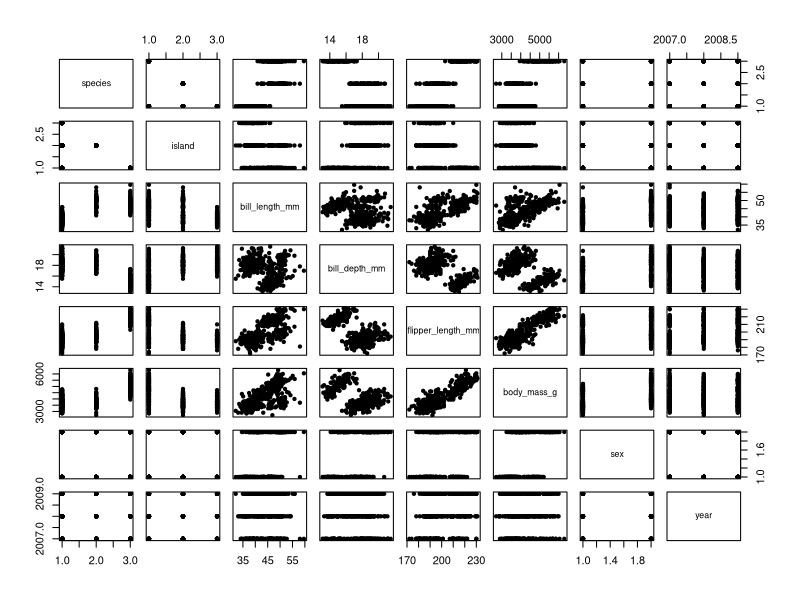
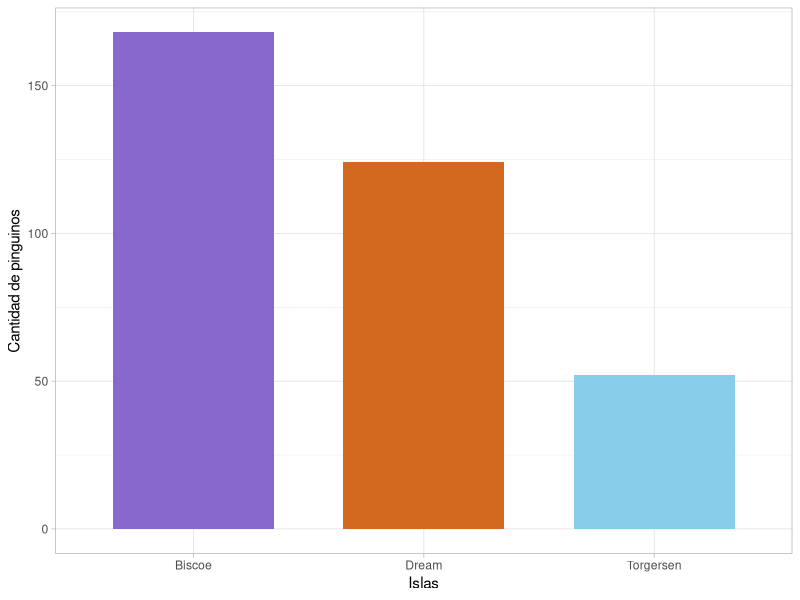
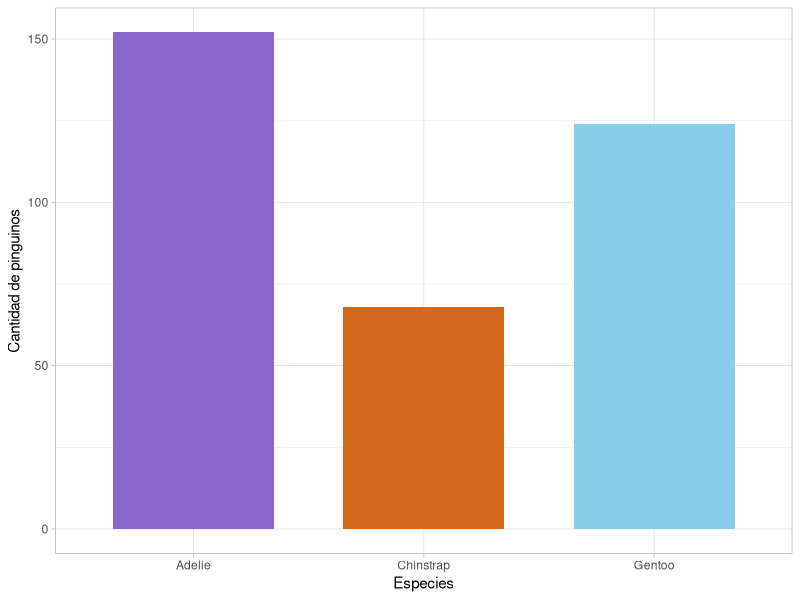
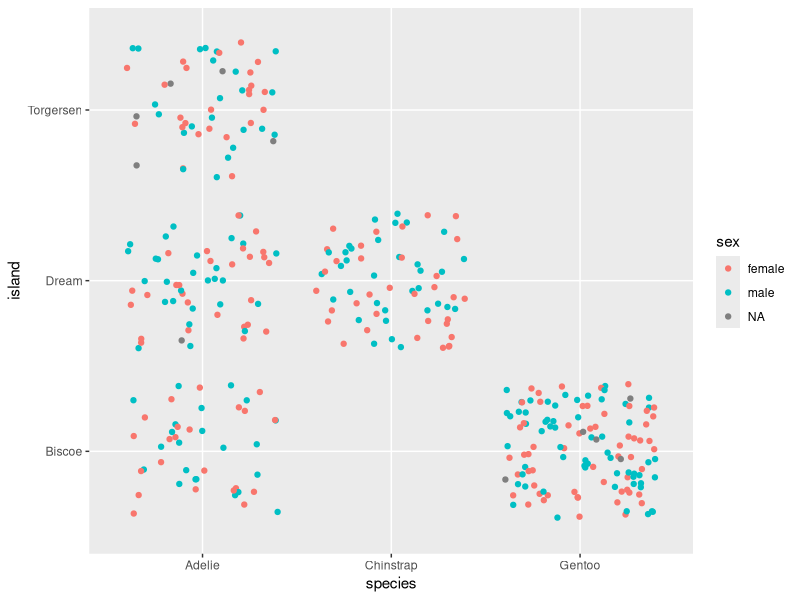
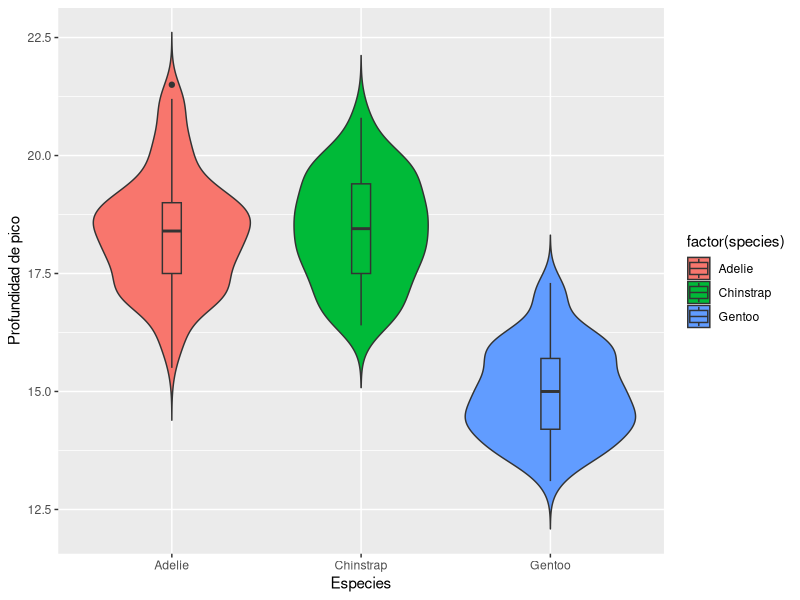
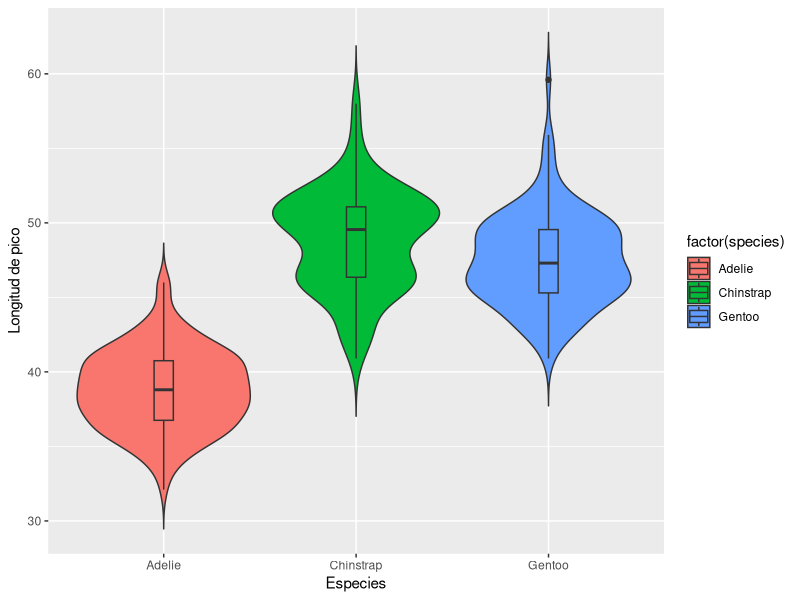
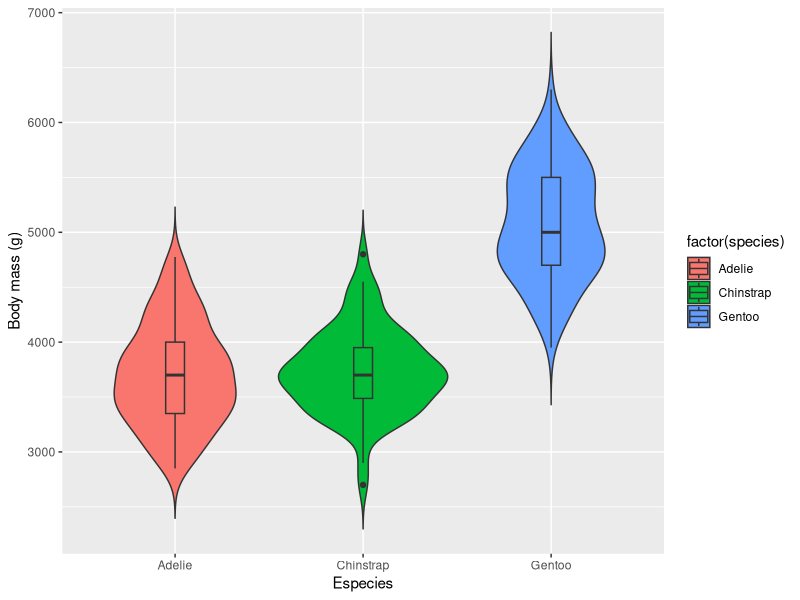
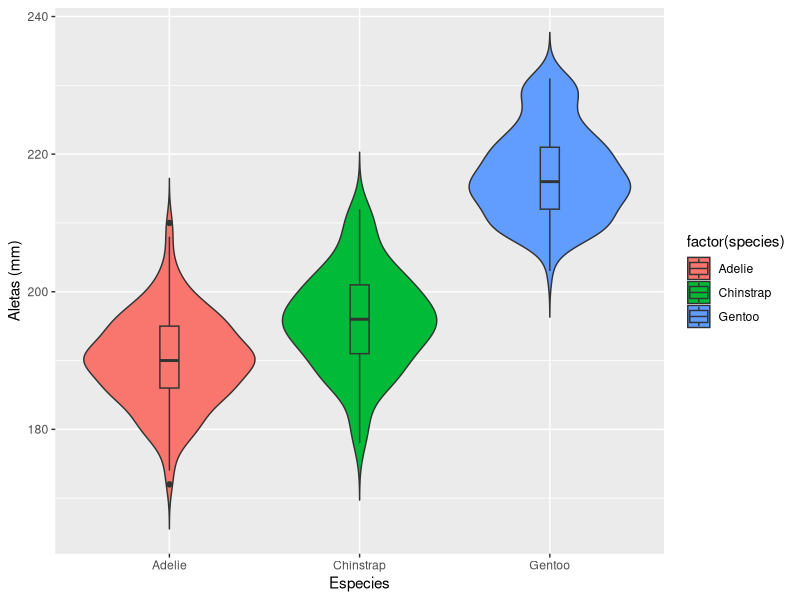

Recreate these plots in R, in order.
## ---- chunk 1
library(palmerpenguins)
data(package = 'palmerpenguins')
attach(penguins)
data = penguins
install.packages("ggplot2")
library("ggplot2")

plot(penguins, pch=20)
## ---- chunk 2
ggplot(penguins, aes(x=factor(island)))+
 geom_bar(stat="count", width=0.7, fill=c("mediumpurple3",
"chocolate", "skyblue"))+
  labs(y = "Cantidad de pinguinos", x = "Islas")+
 theme_light()

ggplot(penguins, aes(x=factor(species)))+
 geom_bar(stat="count", width=0.7, fill=c("mediumpurple3",
"chocolate", "skyblue"))+
  labs(y = "Cantidad de pinguinos", x = "Especies")+
 theme_light()

ggplot(penguins, aes(x=species, y=island, color=sex)) + geom_jitter()
## ---- chunk 3
qplot(factor(species), bill_depth_mm, data=penguins,
 geom=c("violin"), trim = FALSE,  fill = factor(species))+ 
  geom_boxplot(width=0.1)+
  labs(y = "Profundidad de pico", x = "Especies")

qplot(factor(species), bill_length_mm, data=penguins,
 geom=c("violin"), trim = FALSE,  fill = factor(species))+ 
  geom_boxplot(width=0.1)+
  labs(y = "Longitud de pico", x = "Especies")

qplot(factor(species), body_mass_g, data=penguins,
 geom=c("violin"), trim = FALSE,  fill = factor(species))+ 
  geom_boxplot(width=0.1)+
  labs(y = "Body mass (g)", x = "Especies")

qplot(factor(species), flipper_length_mm, data=penguins,
 geom=c("violin"), trim = FALSE,  fill = factor(species))+ 
  geom_boxplot(width=0.1)+
  labs(y = "Aletas (mm)", x = "Especies")


tablaEspecieSex<-table(species,sex)
mosaicplot(tablaEspecieSex, main="Gráfico de mosaicos especie y sexo",
col=c("mediumpurple3", "chocolate"))

## ---- chunk 4
ggplot(penguins, aes(x=species, y=bill_depth_mm, color=sex)) + geom_jitter()

ggplot(penguins, aes(x=species, y=bill_length_mm , color=sex)) + geom_jitter()

ggplot(penguins, aes(x=species, y=body_mass_g , color=sex)) + geom_jitter()

ggplot(penguins, aes(x=species, y=flipper_length_mm , color=sex)) + geom_jitter()
## ---- chunk 5
ggplot(penguins, aes(x=bill_depth_mm, y=bill_length_mm, color=species)) + geom_point() +
  geom_smooth(method="lm", se=FALSE)+
  geom_point(col="white", size=0.1) +
  scale_colour_brewer(palette = "Set1")

ggplot(penguins, aes(x=body_mass_g, y=flipper_length_mm, color=species)) + geom_point() +
  geom_smooth(method="lm", se=FALSE)+
  geom_point(col="white", size=0.1) +
  scale_colour_brewer(palette = "Set1")

## ---- chunk 6
qplot(factor(island), bill_depth_mm, data=penguins,
 geom=c("violin"), trim = FALSE,  fill = factor(island))+ 
  geom_boxplot(width=0.1)+
  labs(y = "Profundidad de pico", x = "Islas")


qplot(factor(island), bill_length_mm, data=penguins,
 geom=c("violin"), trim = FALSE,  fill = factor(island))+ 
  geom_boxplot(width=0.1)+
  labs(y = "Longitud de pico", x = "Islas")

qplot(factor(island), body_mass_g, data=penguins,
 geom=c("violin"), trim = FALSE,  fill = factor(island))+ 
  geom_boxplot(width=0.1)+
  labs(y = "Body mass (g)", x = "Islas")

qplot(factor(island), flipper_length_mm, data=penguins,
 geom=c("violin"), trim = FALSE,  fill = factor(island))+ 
  geom_boxplot(width=0.1)+
  labs(y = "Aletas (mm)", x = "Islas")

## ---- chunk 7
pinguinosAdelie <- penguins[penguins$species == "Adelie",]

qplot(factor(island), bill_depth_mm, data=pinguinosAdelie,
 geom=c("violin"), trim = FALSE,  fill = factor(island))+ 
  geom_boxplot(width=0.1)+
  labs(y = "Profundidad de pico", x = "Islas")


qplot(factor(island), bill_length_mm, data=pinguinosAdelie,
 geom=c("violin"), trim = FALSE,  fill = factor(island))+ 
  geom_boxplot(width=0.1)+
  labs(y = "Longitud de pico", x = "Islas")

qplot(factor(island), body_mass_g, data=pinguinosAdelie,
 geom=c("violin"), trim = FALSE,  fill = factor(island))+ 
  geom_boxplot(width=0.1)+
  labs(y = "Body mass (g)", x = "Islas")

qplot(factor(island), flipper_length_mm, data=pinguinosAdelie,
 geom=c("violin"), trim = FALSE,  fill = factor(island))+ 
  geom_boxplot(width=0.1)+
  labs(y = "Aletas (mm)", x = "Islas")
## ---- chunk 8
ggplot(penguins, aes(x=species, y=island, color=year)) + geom_jitter()
